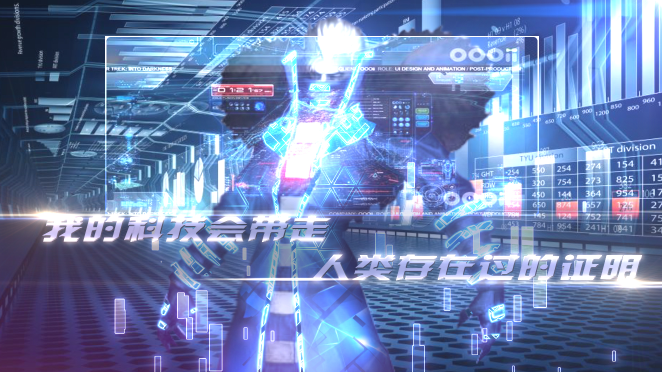
#> input picture portraits_encyclopedia/Spiritland Lords.jpg, 1324 x 744 px, given as the content of the folder portraits_encyclopedia/Spiritland Lords.jpg, which was not available (shown at 1/2 size)
$ python enhance_sprites_batch.py 'portraits_encyclopedia/Spiritland Lords.jpg' portraits_encyclopedia/Alfred_WLS.png portraits_encyclopedia/Alfred_WLS.png
#> lines starting #> are read from the running program, lines starting #| are printed output that depends on the picture; pictures that were not available may be replaced by others from this repository, and a replacement may not be noted
#!/usr/bin/env python3
# -*- coding: utf-8 -*-
"""
KOF ULTIMATE - Batch Sprite Enhancer
Améliore en masse les sprites extraits en style rétro anime 80-90
"""

import os
from pathlib import Path
from PIL import Image, ImageFilter, ImageEnhance
import numpy as np
from tqdm import tqdm

class RetroAnime80sStyler:
    """Style rétro anime 80-90 avec effet aquarelle"""

    def __init__(self, intensity='normal'):
        # Configurations de style
#> in enhance_directory, img is the input picture: PIL image 1324x744 RGB; mean R, G, B 107.6, 129.3, 176
        self.profiles = {
            'light': {
                'saturation': 1.2,
                'contrast': 1.1,
                'brightness': 1.03,
                'watercolor_blur': 0.8,
                'grain': 10,
                'pastel_shift': 15
            },
            'normal': {
                'saturation': 1.4,
                'contrast': 1.15,
                'brightness': 1.05,
                'watercolor_blur': 1.2,
                'grain': 15,
                'pastel_shift': 20
            },
            'heavy': {
                'saturation': 1.6,
                'contrast': 1.2,
                'brightness': 1.08,
                'watercolor_blur': 1.5,
                'grain': 20,
                'pastel_shift': 25
            }
        }

        self.config = self.profiles.get(intensity, self.profiles['normal'])

    def enhance(self, image):
        """Applique le style complet"""
        if image.mode != 'RGBA':
            image = image.convert('RGBA')

        # Sauvegarder alpha
        alpha = image.split()[3]
#> alpha: PIL image 1324x744 L; every value is 255
        rgb = image.convert('RGB')

        # Pipeline d'amélioration
        result = rgb

        # 1. Effet aquarelle (flou + edge enhance)
        result = result.filter(ImageFilter.GaussianBlur(self.config['watercolor_blur']))
        result = result.filter(ImageFilter.EDGE_ENHANCE_MORE)
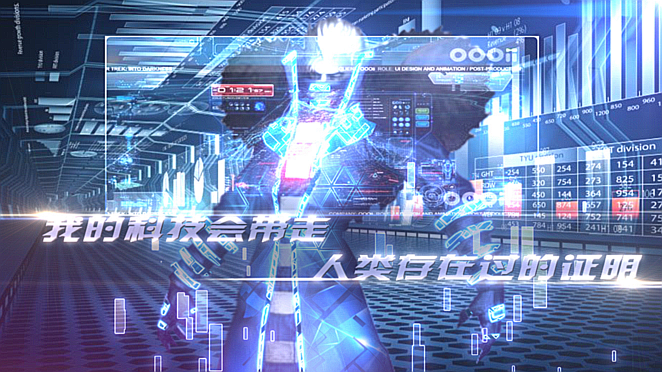
#> result: PIL image 1324x744 RGB (shown at 1/2 size); mean R, G, B 106.8, 128.4, 174.8

        # 2. Boost saturation
        result = ImageEnhance.Color(result).enhance(self.config['saturation'])
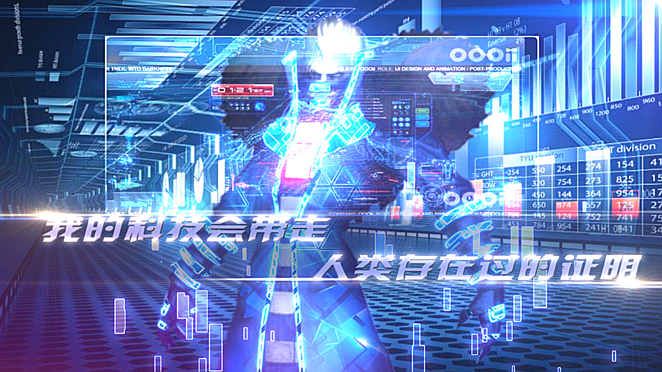
#> result: PIL image 1324x744 RGB (shown at 1/2 size); mean R, G, B 98.2, 128.2, 189

        # 3. Ajuster contraste
        result = ImageEnhance.Contrast(result).enhance(self.config['contrast'])

        # 4. Ajuster luminosité
        result = ImageEnhance.Brightness(result).enhance(self.config['brightness'])
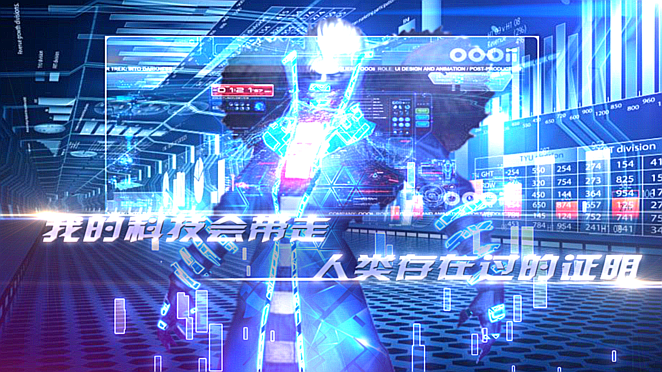
#> result: PIL image 1324x744 RGB (shown at 1/2 size); mean R, G, B 95.8, 130.4, 196.3

        # 5. Décalage pastel
        arr = np.array(result, dtype=np.float32)
        pastel = arr + (255 - arr) * (self.config['pastel_shift'] / 100)
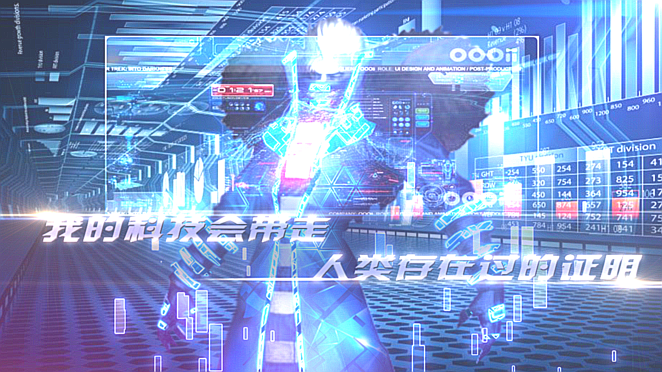
#> pastel: shape (744, 1324, 3) float32 (shown at 1/2 size); mean R, G, B 127.7, 155.4, 208.3
        pastel = np.clip(pastel, 0, 255).astype(np.uint8)
        result = Image.fromarray(pastel)

        # 6. Grain de film
        arr = np.array(result, dtype=np.float32)
        noise = np.random.normal(0, self.config['grain'], arr.shape)
        grain = arr + noise
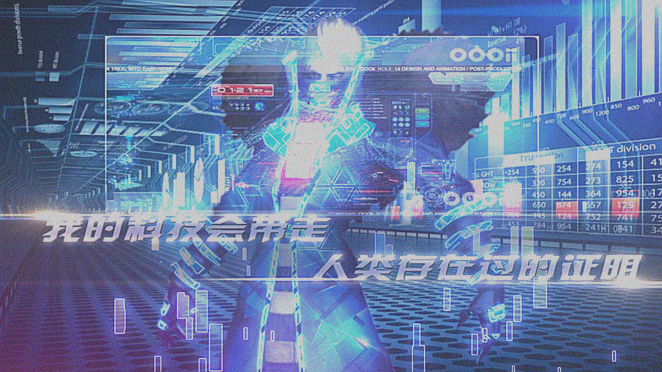
#> grain: shape (744, 1324, 3) float64 (shown at 1/2 size); mean R, G, B 127.3, 155, 207.8; drawn with min black and max white
        grain = np.clip(grain, 0, 255).astype(np.uint8)
        result = Image.fromarray(grain)

        # Restaurer alpha
        result = result.convert('RGBA')
#> result: PIL image 1324x744 RGBA
        result.putalpha(alpha)

        return result

def enhance_directory(input_dir, output_dir, intensity='normal'):
    """Améliore tous les PNG/BMP d'un dossier"""
    input_path = Path(input_dir)
    output_path = Path(output_dir)
    output_path.mkdir(parents=True, exist_ok=True)

    styler = RetroAnime80sStyler(intensity)

    # Trouver toutes les images
    extensions = ['*.png', '*.PNG', '*.bmp', '*.BMP', '*.jpg', '*.JPG']
    images = []
    for ext in extensions:
        images.extend(input_path.glob(ext))

    if not images:
        print(f"Aucune image trouvée dans {input_dir}")
        return

    print(f"\n{'='*70}")
    print(f"  Amélioration en style Rétro Anime 80-90")
    print(f"  Intensité: {intensity.upper()}")
    print(f"  {len(images)} images à traiter")
    print(f"{'='*70}\n")

    # Traiter chaque image
    success = 0
    for img_path in tqdm(images, desc="Traitement"):
        try:
            img = Image.open(img_path)
            enhanced = styler.enhance(img)

            # Sauvegarder avec le même nom
            output_file = output_path / img_path.name
            enhanced.save(output_file, 'PNG')

            success += 1

        except Exception as e:
            print(f"\n❌ Erreur sur {img_path.name}: {e}")

    print(f"\n✓ {success}/{len(images)} images améliorées")
    print(f"  Dossier de sortie: {output_path}")

# [44 lines left out: function create_demo_comparison, not called in this run]

if __name__ == '__main__':
    import sys

    if len(sys.argv) < 2:
        print("\nUtilisation:")
        print(f"  {sys.argv[0]} demo              - Créer des démos")
        print(f"  {sys.argv[0]} <dossier_input>   - Améliorer un dossier")
        print(f"  {sys.argv[0]} <input> <output>  - Spécifier entrée/sortie")
        print(f"  {sys.argv[0]} <input> <output> <intensity>  - Avec intensité")
        print()
        print("Intensités disponibles: light, normal, heavy")
        sys.exit(1)

    if sys.argv[1] == 'demo':
        create_demo_comparison(r"D:\KOF Ultimate Online Online Online\ai_enhanced_demos")
    elif len(sys.argv) == 2:
        input_dir = sys.argv[1]
        output_dir = os.path.join(input_dir, "enhanced_retro")
        enhance_directory(input_dir, output_dir)
    elif len(sys.argv) == 3:
        enhance_directory(sys.argv[1], sys.argv[2])
    else:
        enhance_directory(sys.argv[1], sys.argv[2], sys.argv[3])
